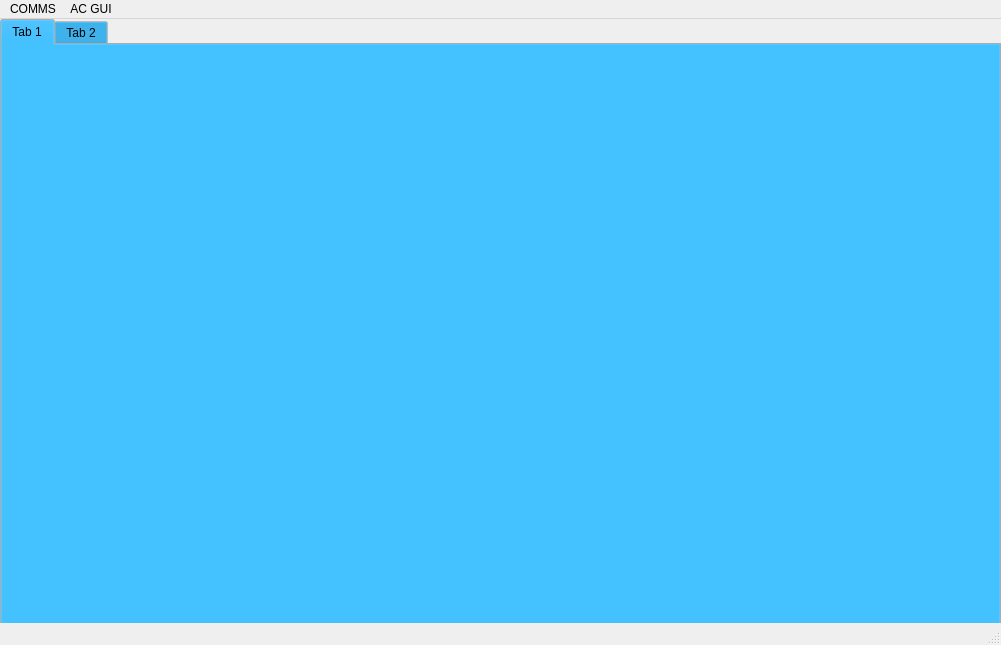
<?xml version="1.0" encoding="UTF-8"?>
<ui version="4.0">
 <class>MainWindow</class>
 <widget class="QMainWindow" name="MainWindow">
  <property name="geometry">
   <rect>
    <x>0</x>
    <y>0</y>
    <width>1001</width>
    <height>645</height>
   </rect>
  </property>
  <property name="palette">
   <palette>
    <active>
     <colorrole role="Button">
      <brush brushstyle="SolidPattern">
       <color alpha="255">
        <red>0</red>
        <green>148</green>
        <blue>222</blue>
       </color>
      </brush>
     </colorrole>
    </active>
    <inactive>
     <colorrole role="Button">
      <brush brushstyle="SolidPattern">
       <color alpha="255">
        <red>0</red>
        <green>148</green>
        <blue>222</blue>
       </color>
      </brush>
     </colorrole>
    </inactive>
    <disabled>
     <colorrole role="Button">
      <brush brushstyle="SolidPattern">
       <color alpha="255">
        <red>0</red>
        <green>148</green>
        <blue>222</blue>
       </color>
      </brush>
     </colorrole>
    </disabled>
   </palette>
  </property>
  <property name="windowTitle">
   <string>MainWindow</string>
  </property>
  <widget class="QWidget" name="centralwidget">
   <widget class="QTabWidget" name="tabWidget">
    <property name="geometry">
     <rect>
      <x>0</x>
      <y>0</y>
      <width>1001</width>
      <height>611</height>
     </rect>
    </property>
    <property name="currentIndex">
     <number>0</number>
    </property>
    <widget class="QWidget" name="tab">
     <attribute name="title">
      <string>Tab 1</string>
     </attribute>
    </widget>
    <widget class="QWidget" name="tab_2">
     <attribute name="title">
      <string>Tab 2</string>
     </attribute>
    </widget>
   </widget>
  </widget>
  <widget class="QStatusBar" name="statusbar"/>
  <widget class="QMenuBar" name="menuBar">
   <property name="geometry">
    <rect>
     <x>0</x>
     <y>0</y>
     <width>1001</width>
     <height>21</height>
    </rect>
   </property>
   <widget class="QMenu" name="menuCOMMS">
    <property name="title">
     <string>COMMS</string>
    </property>
   </widget>
   <widget class="QMenu" name="menuAC_GUI">
    <property name="title">
     <string>AC GUI</string>
    </property>
   </widget>
   <addaction name="menuCOMMS"/>
   <addaction name="menuAC_GUI"/>
  </widget>
 </widget>
 <resources/>
 <connections/>
</ui>
